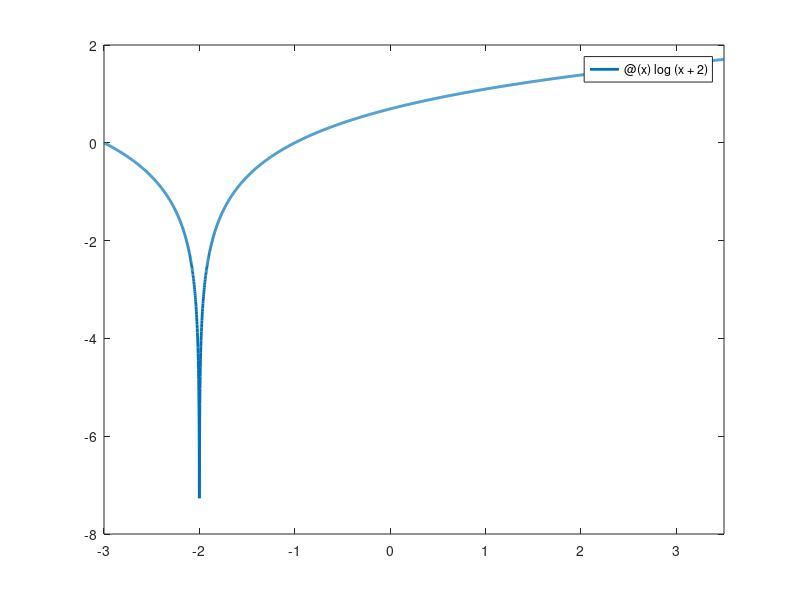

This figure's MATLAB source: (Note: this script raises an error after producing the figure.)
% Find the solutions of the equation f(x) = 0 using fixed point method, 
% where f(x) = e^x - x - 2.

clear, clc

% The initial guess
x = 3; sol = 1.1461932206205825852;
% x = -0.5; sol = -1.8414056604369606378;

fprintf('initial : x = %8.7f\n',x)
fprintf('iter.        x                      log(|err|)             mu \n');
dashString = repmat('-', 1, 70);
fprintf('%s\n', dashString);
% Set the tolerance
tol = 1e-5;

% The number of iteration
ite = 0;

% The different forms equivalent to f(x) which guarantee the convergence
if x > 0
    g = @(x) log(x + 2); gstr = 'y = log(x+2)';
else
    g = @(x) exp(x) - 2; gstr = 'y = e^x - 2';
end

% The plotting part
LW = 'LineWidth'; lw1 = 2; lw2 = 0.5;
LS = 'LineStyle'; ls = '--';
FS = 'fontsize'; fs = 12;
figure;
set(gcf,'position',[600,85,900,650])
xmin = min(x - 0.5, -3); xmax = max(x + 0.5, 2);  % Get the region
fplot(g, [xmin xmax], LW ,lw1); hold on
fplot(@(x) x, [xmin xmax], LW ,lw1,'Color',[0,1,0]); hold on
legend(gstr,'y = x', 'Location','best','FontSize',20);
axis([xmin xmax -2.2 g(xmax)]);
xscale = xmax - xmin; yscale = g(xmax) + 2.2;
title('Fixed point')
scatter(x,0,'filled','r','HandleVisibility','off'); hold on
xite = ['x' sprintf('%d',ite)]; xsign = sign(-g(x));
text(x-0.01*xscale, xsign*yscale*0.022, xite, FS, fs);
plot([xmin, xmax],[0, 0], LW, lw2, 'Color', 'black','HandleVisibility','off'); 
hold on

err = 0; % store the sequence of errors
% do the iteration
while 1
    pause
    ite = ite + 1;
    xnew = g(x);
    err = [err;abs(xnew - sol)];
    logerr = log10(err(ite + 1));
    if ite > 2
        mu = (err(ite + 1) - err(ite))/(err(ite) - err(ite - 1));
        fprintf('%2d %15.7f %18.8f        %6.3f\n',...
            ite,xnew,logerr,mu);
    else
        fprintf('%2d %15.7f %18.8f        \n',...
            ite,xnew,logerr);
    end
    plot([xnew, xnew],[xnew, 0], ...
        LW, lw2, LS, ls, 'Color', 'black','HandleVisibility','off'); hold on
    if ite == 1
        plot([x, x],[0, xnew], LW, lw2, LS, ls, 'Color', 'black',...
             'HandleVisibility','off'); hold on
        plot([x, xnew],[xnew, xnew], LW, lw2, 'Color', 'm',...
             'HandleVisibility','off');
    else
        plot([x, x, xnew],[x, xnew, xnew], LW, lw2, 'Color', 'm',...
            'HandleVisibility','off');
    end
    scatter(xnew,0,'filled','r','HandleVisibility','off'); hold on
    if abs(xnew - x) > 0.03*xscale
        xite = ['x' sprintf('%d',ite)];
        text(xnew-0.01*xscale, xsign*yscale*0.022, xite, FS, fs);
    end
    if abs(xnew - sol) < tol
        fprintf('%s\n', dashString);
        fprintf('True solution: x = %8.7f\n',sol)
        break
    else
        x = xnew;
    end
end